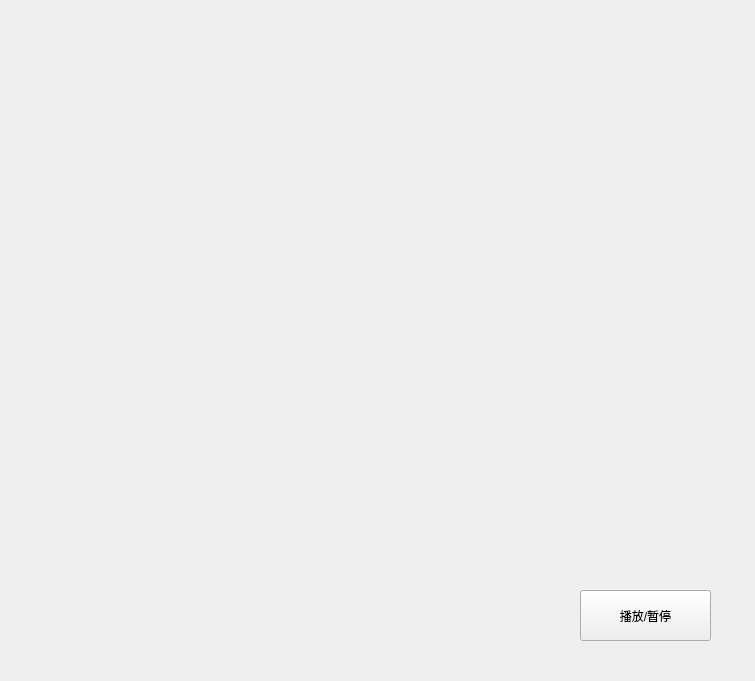
<?xml version="1.0" encoding="UTF-8"?>
<ui version="4.0">
 <class>Widget</class>
 <widget class="QWidget" name="Widget">
  <property name="geometry">
   <rect>
    <x>0</x>
    <y>0</y>
    <width>755</width>
    <height>681</height>
   </rect>
  </property>
  <property name="windowTitle">
   <string>Widget</string>
  </property>
  <widget class="QPushButton" name="pushButton">
   <property name="geometry">
    <rect>
     <x>580</x>
     <y>590</y>
     <width>131</width>
     <height>51</height>
    </rect>
   </property>
   <property name="text">
    <string>播放/暂停</string>
   </property>
  </widget>
  <widget class="QLabel" name="label">
   <property name="geometry">
    <rect>
     <x>10</x>
     <y>20</y>
     <width>731</width>
     <height>521</height>
    </rect>
   </property>
   <property name="text">
    <string/>
   </property>
  </widget>
 </widget>
 <layoutdefault spacing="6" margin="11"/>
 <resources/>
 <connections/>
</ui>
